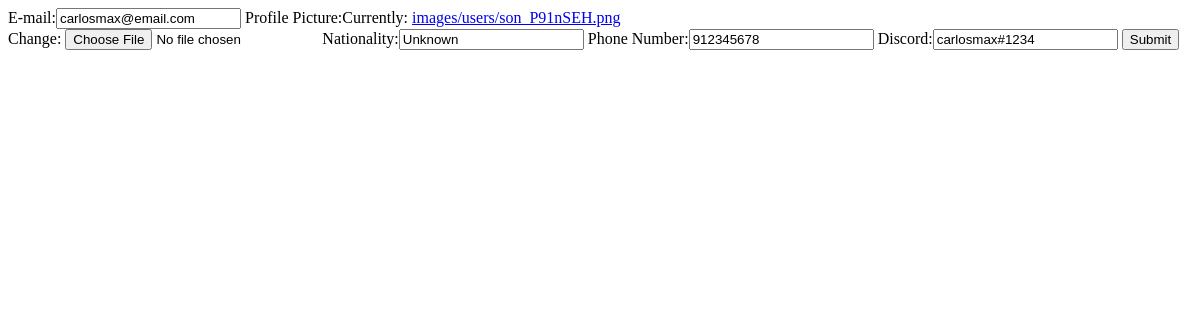
The app's page /profile_update (signed in), older data.
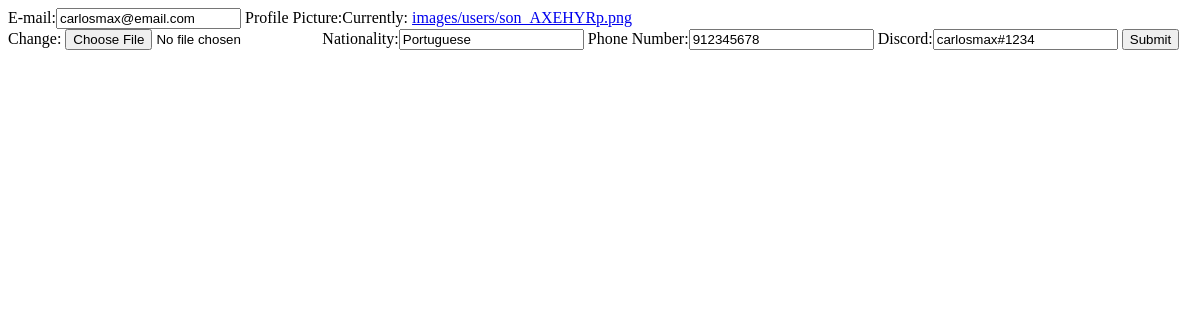
The same page, newer data.
### matchcore/models.py (models this page shows, shortened)
class Person(models.Model):
    user = models.OneToOneField(User, on_delete=models.CASCADE)
    img = models.ImageField(upload_to='images/users', default='')
    nationality = models.CharField(max_length=20, default='Unknown')
    phone = models.CharField(max_length=10, default='None')
    discord = models.CharField(max_length=30, default='None')
    tags = models.ManyToManyField(UserTag)

### matchcore/views.py (the view)
# urls.py: path('profile_update', views.profile_update_page),
def profile_update_page(request):
    if request.user.is_authenticated:
        person = request.user.person
        form = ProfileUpdateForm(initial={
            'email': request.user.email,
            'img': person.img,
            'phone': person.phone,
            'nationality': person.nationality,
            'discord': person.discord
        })
        context = {
            'form': form,
        }
        return render(request, 'matchcore/profile_update_page.html', context)
    else:
        return redirect(login_page)

### matchcore/forms.py
class ProfileUpdateForm(forms.Form):
    email = forms.CharField(label='E-mail', max_length=50)
    img = forms.ImageField(label='Profile Picture')
    nationality = forms.CharField(label='Nationality', max_length=20)
    phone = forms.CharField(label='Phone Number', max_length=10)
    discord = forms.CharField(label='Discord', max_length=20)

### matchcore/templates/matchcore/profile_update_page.html (shortened to what this page needs)
<!DOCTYPE html>
<html lang="en">
<head>
</head>
<body>
<form enctype="multipart/form-data" action="/profile_update/submit" method="post">
    {{ form }}
    <input type="submit" value="Submit">
</form>
</body>
</html>

Row changes from the older to the newer data that the page shows:
changed Person "carlosmax#1234": nationality "Unknown" → "Portuguese"
Text that changed along with them:
text no longer shown: "E-mail: Profile Picture: Currently: images/users/son_P91nSEH.png Change: Nationality: Phone Number: Discord:"
text now shown: "E-mail: Profile Picture: Currently: images/users/son_AXEHYRp.png Change: Nationality: Phone Number: Discord:"
